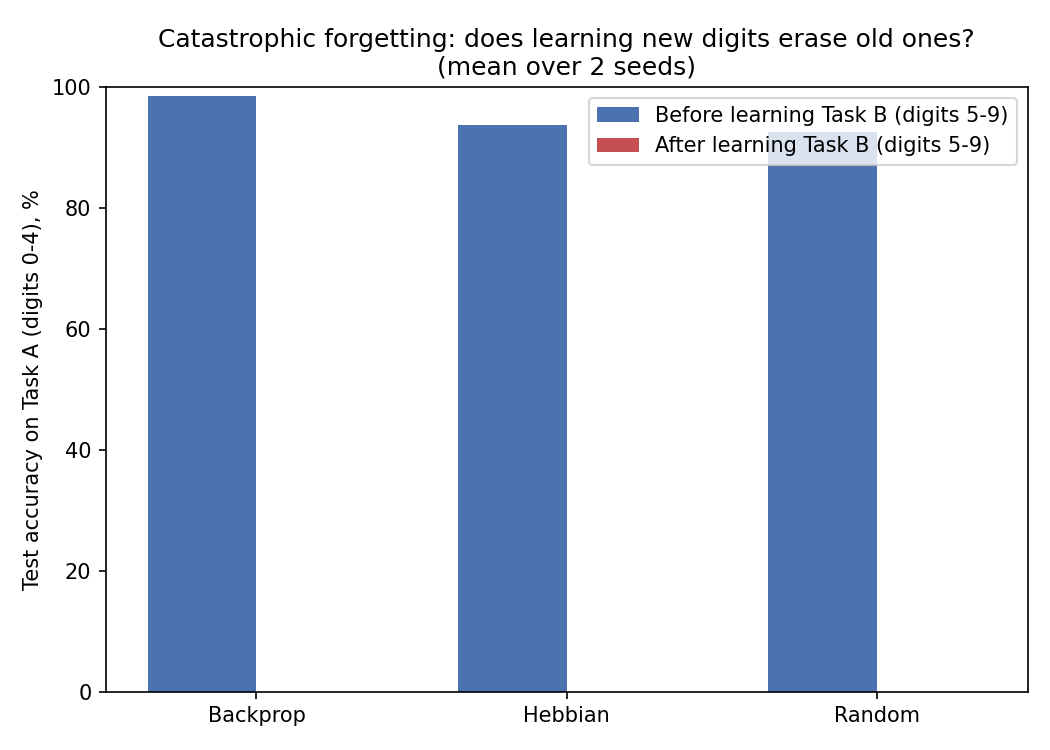

Recreate this plot in Python.
"""
catastrophic_forgetting.py
---------------------------
Tests whether backprop or Hebbian-learned representations "forget" old
knowledge when trained on new data they never revisit.

THE EXPERIMENT:
  Task A = digits 0-4.  Task B = digits 5-9.

  For each model (Backprop, Hebbian+readout, Random+readout):
    1. Train on Task A only. Measure test accuracy on Task A digits.
    2. Continue training the SAME model (no reset!) on Task B only --
       Task A images/labels are never shown again.
    3. Re-measure test accuracy on Task A digits. The drop is "forgetting."

WHY RANDOM IS A BUILT-IN CONTROL FOR THIS EXPERIMENT:
  Random's hidden layer is frozen and never trained at all -- only its
  small readout layer trains. So ANY forgetting Random shows comes
  purely from the readout retraining on new classes. If Hebbian or
  Backprop forget MORE than Random, that extra forgetting must be coming
  from their hidden-layer representations actually shifting -- which is
  the real, interesting result.

  For Hebbian specifically, we also save a snapshot of its readout right
  before Task B, and test that OLD readout against the NEW (post-Task-B)
  Hebbian features. That isolates "did the features themselves drift"
  from "did the readout just forget," which the combined before/after
  number can't tell you on its own.

Requires: torch, torchvision, matplotlib, numpy
"""

import copy
import torch
import torch.nn as nn
import torch.nn.functional as F
import torchvision
import matplotlib.pyplot as plt
import numpy as np

device = torch.device("cuda" if torch.cuda.is_available() else "cpu")
print("Using device:", device)

WIDTH = 400
SEEDS = [0, 1]                 # bump this up if you have time for more rigor
BACKPROP_EPOCHS = 5
HEBB_EPOCHS = 3
READOUT_EPOCHS = 60

TASK_A_DIGITS = [0, 1, 2, 3, 4]
TASK_B_DIGITS = [5, 6, 7, 8, 9]

# ---------------------------------------------------------------------------
# Data
# ---------------------------------------------------------------------------
train_set = torchvision.datasets.MNIST(root="./data", train=True,  download=True)
test_set  = torchvision.datasets.MNIST(root="./data", train=False, download=True)

def prep(ds):
    raw = ds.data.float() / 255.0
    X = F.normalize(raw.view(len(ds), -1), dim=1)
    return X.to(device), ds.targets.clone().to(device)

X_train_full, y_train_full = prep(train_set)
X_test_full,  y_test_full  = prep(test_set)

def split_by_digit(X, y, digits):
    mask = torch.isin(y, torch.tensor(digits, device=y.device))
    return X[mask], y[mask]

X_train_A, y_train_A = split_by_digit(X_train_full, y_train_full, TASK_A_DIGITS)
X_train_B, y_train_B = split_by_digit(X_train_full, y_train_full, TASK_B_DIGITS)
X_test_A,  y_test_A  = split_by_digit(X_test_full,  y_test_full,  TASK_A_DIGITS)

print(f"Task A (0-4): {X_train_A.size(0)} train, {X_test_A.size(0)} test images")
print(f"Task B (5-9): {X_train_B.size(0)} train images\n")


@torch.no_grad()
def eval_acc(predict_fn, X, y):
    preds = predict_fn(X).argmax(1)
    return (preds.cpu() == y.cpu()).float().mean().item() * 100


def linear_probe(feature_fn, X_train_probe, y_train_probe, X_test_probe, y_test_probe,
                  epochs=READOUT_EPOCHS, lr=0.01):
    """Freeze whatever the current representation is (post-Task-B), and train
    a FRESH small linear classifier using ONLY Task A data. This measures how
    much Task-A information the representation still contains, independent of
    whatever the model's actual deployed readout currently says -- which lets
    us compare feature retention fairly across all three models, not just Hebbian."""
    with torch.no_grad():
        Htr = feature_fn(X_train_probe)
    probe = nn.Linear(Htr.shape[1], 10).to(device)
    opt = torch.optim.Adam(probe.parameters(), lr=lr)
    lossf = nn.CrossEntropyLoss()
    for _ in range(epochs):
        opt.zero_grad()
        lossf(probe(Htr), y_train_probe).backward()
        opt.step()
    with torch.no_grad():
        Hte = feature_fn(X_test_probe)
        acc = (probe(Hte).argmax(1).cpu() == y_test_probe.cpu()).float().mean().item() * 100
    return acc


# ---------------------------------------------------------------------------
# Backprop: one network, trained end-to-end, continued (not reset) across tasks
# ---------------------------------------------------------------------------
def build_backprop_net(seed):
    torch.manual_seed(seed)
    return nn.Sequential(nn.Linear(784, WIDTH), nn.ReLU(), nn.Linear(WIDTH, 10)).to(device)

def continue_backprop(net, X, y, epochs=BACKPROP_EPOCHS, lr=1e-3):
    opt = torch.optim.Adam(net.parameters(), lr=lr)
    lossf = nn.CrossEntropyLoss()
    for _ in range(epochs):
        perm = torch.randperm(X.size(0), device=device)
        for i in range(0, X.size(0), 128):
            idx = perm[i:i + 128]
            opt.zero_grad()
            lossf(net(X[idx]), y[idx]).backward()
            opt.step()
    return net


# ---------------------------------------------------------------------------
# Hebbian hidden layer + readout, both continued (not reset) across tasks
# ---------------------------------------------------------------------------
def init_hebbian(seed):
    torch.manual_seed(seed)
    idx = torch.randint(0, X_train_full.size(0), (WIDTH,))
    return F.normalize(X_train_full[idx].clone(), dim=1)

def continue_hebbian(W, X, epochs=HEBB_EPOCHS, lr=0.05):
    """Unsupervised -- never touches y. Used for both A and B."""
    for _ in range(epochs):
        perm = torch.randperm(X.size(0), device=device)
        for i in range(0, X.size(0), 256):
            x = X[perm[i:i + 256]]
            winners = (x @ W.t()).argmax(1)
            sum_x = torch.zeros_like(W)
            counts = torch.zeros(WIDTH, device=device)
            sum_x.index_add_(0, winners, x)
            counts.index_add_(0, winners, torch.ones_like(winners, dtype=torch.float))
            won = counts > 0
            W[won] = F.normalize(W[won] + lr * (sum_x[won] / counts[won].unsqueeze(1) - W[won]), dim=1)
    return W

def build_readout(seed):
    torch.manual_seed(seed)
    return nn.Linear(WIDTH, 10).to(device)

def continue_readout(ro, W, X, y, epochs=READOUT_EPOCHS, lr=0.01):
    H = F.relu(X @ W.t())
    opt = torch.optim.Adam(ro.parameters(), lr=lr)
    lossf = nn.CrossEntropyLoss()
    for _ in range(epochs):
        opt.zero_grad()
        lossf(ro(H), y).backward()
        opt.step()
    return ro


# ---------------------------------------------------------------------------
# Random: hidden layer is frozen from the start -- our built-in control
# ---------------------------------------------------------------------------
def random_init(seed):
    torch.manual_seed(seed)
    return F.normalize(torch.randn(WIDTH, 784, device=device), dim=1)


# ===========================================================================
# Run the experiment across seeds
# ===========================================================================
records = {"backprop": [], "hebbian": [], "hebbian_repr_only": [], "random": [],
           "backprop_probe": [], "hebbian_probe": [], "random_probe": []}

for seed in SEEDS:
    print(f"--- seed {seed} ---")

    # ---------------- Backprop ----------------
    net = build_backprop_net(seed)
    net = continue_backprop(net, X_train_A, y_train_A)
    acc_before = eval_acc(lambda X: net(X), X_test_A, y_test_A)
    net = continue_backprop(net, X_train_B, y_train_B)
    acc_after = eval_acc(lambda X: net(X), X_test_A, y_test_A)
    records["backprop"].append((acc_before, acc_after))
    print(f"  Backprop : before={acc_before:.2f}%  after={acc_after:.2f}%  "
          f"forgotten={acc_before - acc_after:.2f} pts")

    backprop_hidden = lambda X: net[1](net[0](X))   # ReLU(Linear1(X)) -- the hidden representation
    acc_probe_b = linear_probe(backprop_hidden, X_train_A, y_train_A, X_test_A, y_test_A)
    records["backprop_probe"].append(acc_probe_b)
    print(f"             (fresh linear probe on post-Task-B hidden layer: {acc_probe_b:.2f}% "
          f"-- how much Task A info is still recoverable from the representation)")

    # ---------------- Hebbian ----------------
    Wh = init_hebbian(seed)
    Wh = continue_hebbian(Wh, X_train_A)
    roH = build_readout(seed)
    roH = continue_readout(roH, Wh, X_train_A, y_train_A)
    acc_before_h = eval_acc(lambda X: roH(F.relu(X @ Wh.t())), X_test_A, y_test_A)

    roH_snapshot = copy.deepcopy(roH)          # readout as it was, BEFORE seeing Task B
    Wh = continue_hebbian(Wh, X_train_B)       # features keep adapting, unsupervised
    roH = continue_readout(roH, Wh, X_train_B, y_train_B)  # readout retrains on new classes

    acc_after_h = eval_acc(lambda X: roH(F.relu(X @ Wh.t())), X_test_A, y_test_A)
    # Isolates feature drift: OLD readout, but on the NEW (post-Task-B) features
    acc_repr_h = eval_acc(lambda X: roH_snapshot(F.relu(X @ Wh.t())), X_test_A, y_test_A)

    records["hebbian"].append((acc_before_h, acc_after_h))
    records["hebbian_repr_only"].append(acc_repr_h)
    print(f"  Hebbian  : before={acc_before_h:.2f}%  after={acc_after_h:.2f}%  "
          f"forgotten={acc_before_h - acc_after_h:.2f} pts")
    print(f"             (old readout + drifted features only: {acc_repr_h:.2f}% "
          f"-- isolates feature drift from readout forgetting)")

    hebbian_feat = lambda X: F.relu(X @ Wh.t())
    acc_probe_h = linear_probe(hebbian_feat, X_train_A, y_train_A, X_test_A, y_test_A)
    records["hebbian_probe"].append(acc_probe_h)
    print(f"             (fresh linear probe on post-Task-B Hebbian features: {acc_probe_h:.2f}%)")

    # ---------------- Random ----------------
    Wr = random_init(seed)                     # never trained, ever -- the control
    roR = build_readout(seed)
    roR = continue_readout(roR, Wr, X_train_A, y_train_A)
    acc_before_r = eval_acc(lambda X: roR(F.relu(X @ Wr.t())), X_test_A, y_test_A)
    roR = continue_readout(roR, Wr, X_train_B, y_train_B)
    acc_after_r = eval_acc(lambda X: roR(F.relu(X @ Wr.t())), X_test_A, y_test_A)
    records["random"].append((acc_before_r, acc_after_r))
    print(f"  Random   : before={acc_before_r:.2f}%  after={acc_after_r:.2f}%  "
          f"forgotten={acc_before_r - acc_after_r:.2f} pts")

    random_feat = lambda X: F.relu(X @ Wr.t())   # Wr never trains, so this is unchanged from before
    acc_probe_r = linear_probe(random_feat, X_train_A, y_train_A, X_test_A, y_test_A)
    records["random_probe"].append(acc_probe_r)
    print(f"             (fresh linear probe on Random's [unchanged] features: {acc_probe_r:.2f}% "
          f"-- sanity check, should be close to 'before')\n")


# ===========================================================================
# Average across seeds and plot
# ===========================================================================
def avg_before_after(key):
    arr = np.array(records[key])   # shape (n_seeds, 2)
    return arr[:, 0].mean(), arr[:, 1].mean()

b_before, b_after = avg_before_after("backprop")
h_before, h_after = avg_before_after("hebbian")
r_before, r_after = avg_before_after("random")
repr_only_mean = float(np.mean(records["hebbian_repr_only"]))

print("=== Averaged over seeds ===")
print(f"Backprop : before={b_before:.2f}%  after={b_after:.2f}%  forgotten={b_before-b_after:.2f} pts")
print(f"Hebbian  : before={h_before:.2f}%  after={h_after:.2f}%  forgotten={h_before-h_after:.2f} pts")
print(f"  (feature-drift-only accuracy: {repr_only_mean:.2f}%)")
print(f"Random   : before={r_before:.2f}%  after={r_after:.2f}%  forgotten={r_before-r_after:.2f} pts")

print("\n=== Linear probe comparison ===")
print("How much Task A info is still recoverable from each representation after Task B,")
print("using a FRESH classifier -- independent of readout collapse:")
print(f"  Backprop probe : {np.mean(records['backprop_probe']):.2f}%")
print(f"  Hebbian probe  : {np.mean(records['hebbian_probe']):.2f}%")
print(f"  Random probe   : {np.mean(records['random_probe']):.2f}%  (sanity check, ~= Random 'before')")

models = ["Backprop", "Hebbian", "Random"]
before = [b_before, h_before, r_before]
after  = [b_after,  h_after,  r_after]

x = np.arange(len(models))
width = 0.35
plt.figure(figsize=(7, 5))
plt.bar(x - width/2, before, width, label="Before learning Task B (digits 5-9)", color="#4C72B0")
plt.bar(x + width/2, after,  width, label="After learning Task B (digits 5-9)",  color="#C44E52")
plt.xticks(x, models)
plt.ylabel("Test accuracy on Task A (digits 0-4), %")
plt.ylim(0, 100)
plt.title(f"Catastrophic forgetting: does learning new digits erase old ones?\n(mean over {len(SEEDS)} seeds)")
plt.legend()
plt.tight_layout()
plt.savefig("catastrophic_forgetting.png", dpi=150)
plt.close()

print("\nSaved: catastrophic_forgetting.png")
